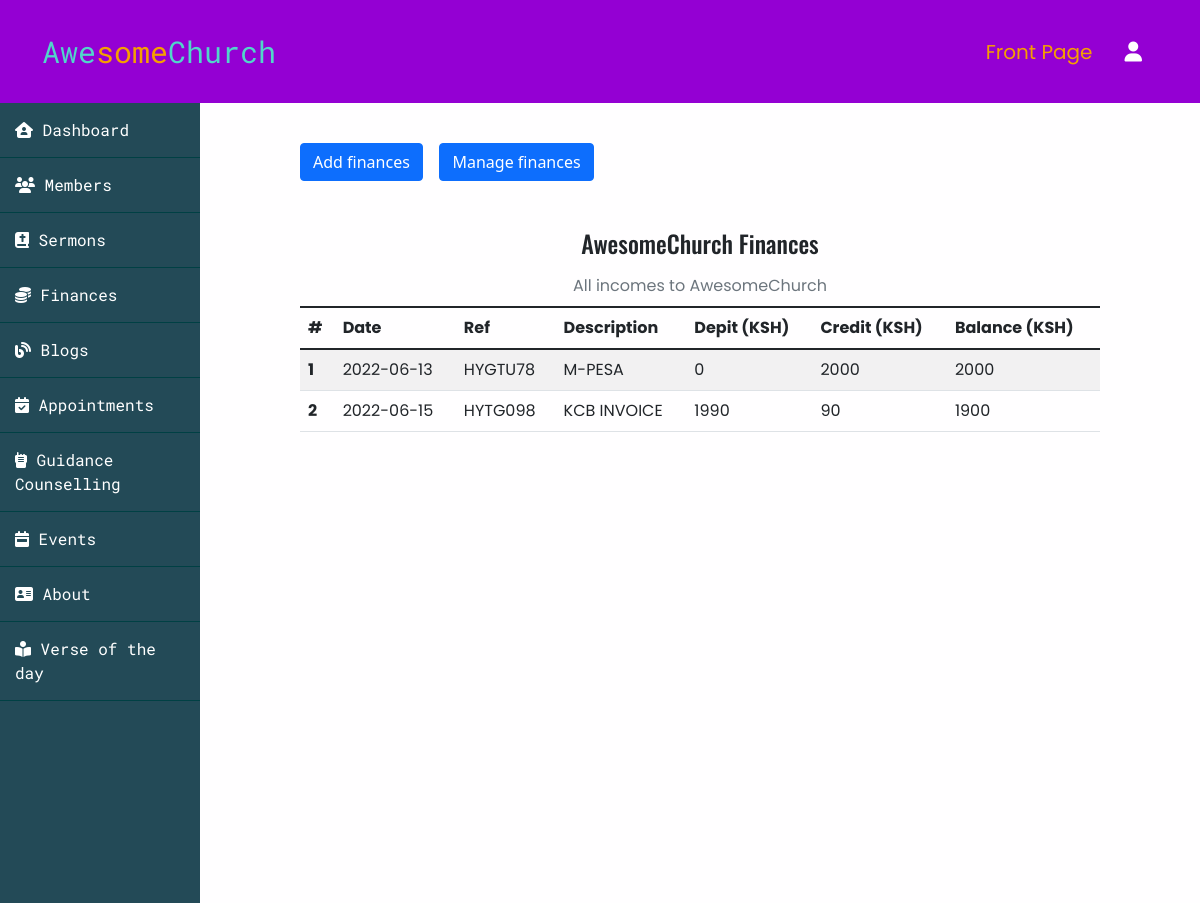
Page /admin/finances/index.php on the committed database.
### tables this page shows
CREATE TABLE `finances` (
  `id` int(255) NOT NULL,
  `admin_id` int(255) NOT NULL,
  `date` varchar(255) NOT NULL,
  `ref` varchar(255) NOT NULL,
  `description` varchar(255) NOT NULL,
  `depit` double NOT NULL,
  `credit` double NOT NULL,
  `balance` double NOT NULL
);

### app/controllers/finances.php (called while the page is built, shortened)
<?php
    include(ROOT_PATH . "/app/database/db.php");
    $table = 'finances';
    $finance_data = selectAll($table);

### app/database/db.php (called while the page is built, shortened)
<?php
    require("connect.php");
    function selectAll($table, $conditions = []){
        global $conn;
        $sql = "SELECT * FROM $table";
        if(empty($conditions)){
            $stmt = $conn->prepare($sql);
            $stmt->execute();
            $records = $stmt->get_result()->fetch_all(MYSQLI_ASSOC);
            return $records;
        }
    }

### admin/finances/index.php (the view, shortened to what this page needs)
<?php
    include(ROOT_PATH . "/app/controllers/finances.php");
?>
<!DOCTYPE html>
<html lang="en">
<head>
    <link href="https://cdn.jsdelivr.net/npm/bootstrap@5.1.3/dist/css/bootstrap.min.css" rel="stylesheet">
    <link rel="stylesheet" href="https://cdnjs.cloudflare.com/ajax/libs/font-awesome/6.1.0/css/all.min.css" />
    <link rel="stylesheet" href="https://cdnjs.cloudflare.com/ajax/libs/OwlCarousel2/2.3.4/assets/owl.carousel.min.css" />
    <link rel="stylesheet" href="https://cdnjs.cloudflare.com/ajax/libs/OwlCarousel2/2.3.4/assets/owl.theme.default.min.css" />
    <link rel="stylesheet" href="<?php echo BASE_URL . "/assets/css/index.css" ?>">
    <link rel="stylesheet" href="<?php echo BASE_URL . "/assets/css/admin.css" ?>">
</head>
<body>
    <?php
        include(ROOT_PATH . '/app/includes/adminHeader.php');
    ?>
    <section class="admin-main-content">
        <?php
            include(ROOT_PATH . '/app/includes/innerAdminSideBarLinks.php');
        ?>
        <div class="admin-mainbar">
            <span><a href="<?php echo BASE_URL . "/admin/finances/addFinances.php" ?>" class="btn btn-primary">Add finances</a></span> &nbsp;&nbsp;
            <span><a href="<?php echo BASE_URL . "/admin/finances/index.php" ?>" class="btn btn-primary">Manage finances</a></span>
            <div class="py-5">
                <h4 class="font-oswald text-center">AwesomeChurch Finances</h4>
                <table class="table table-striped table-hover caption-top font-poppins">
                    <caption class="text-center">All incomes to AwesomeChurch</caption>
                    <thead>
                        <tr>
                            <th scope="col">#</th>
                            <th scope="col">Date</th>
                            <th scope="col">Ref</th>
                            <th scope="col">Description</th>
                            <th scope="col">Depit (KSH)</th>
                            <th scope="col">Credit (KSH)</th>
                            <th scope="col">Balance (KSH)</th>
                        </tr>
                    </thead>
                    <tbody>
                        <?php foreach($finance_data as $key => $finance): ?>
                            <tr>
                                <th scope="row"><?php echo $key + 1 ?></th>
                                <td><?php echo $finance['date'] ?></td>
                                <td><?php echo $finance['ref'] ?></td>
                                <td><?php echo $finance['description'] ?> </td>
                                <td><?php echo $finance['depit'] ?></td>
                                <td><?php echo $finance['credit'] ?></td>
                                <td><?php echo $finance['balance'] ?></td>
                            </tr>
                        <?php endforeach; ?>
                    </tbody>
                </table>
            </div>
        </div>
    </section>
</body>
</html>

### assets/css/index.css (style rules this page uses)
.font-oswald { font-family: 'Oswald', sans-serif; }
.font-poppins { font-family: 'Poppins', sans-serif; }
html, body { height: 100%; padding: 0px; margin: 0px; background: #fffeff; box-sizing: border-box; }

### assets/css/admin.css (style rules this page uses)
html, body { padding: 0px; margin: 0px; }
.admin-main-content { display: flex; height: calc(100% - 66px); flex-direction: row; height: 100%; }
.admin-main-content .admin-mainbar { flex: 8; height: auto; padding: 40px 100px 100px; overflow-y: scroll; }

### rows in the picture
finances: date "2022-06-13", ref "HYGTU78", description "M-PESA", depit "0", credit "2000", balance "2000"
finances: date "2022-06-15", ref "HYTG098", description "KCB INVOICE", depit "1990", credit "90", balance "1900"
